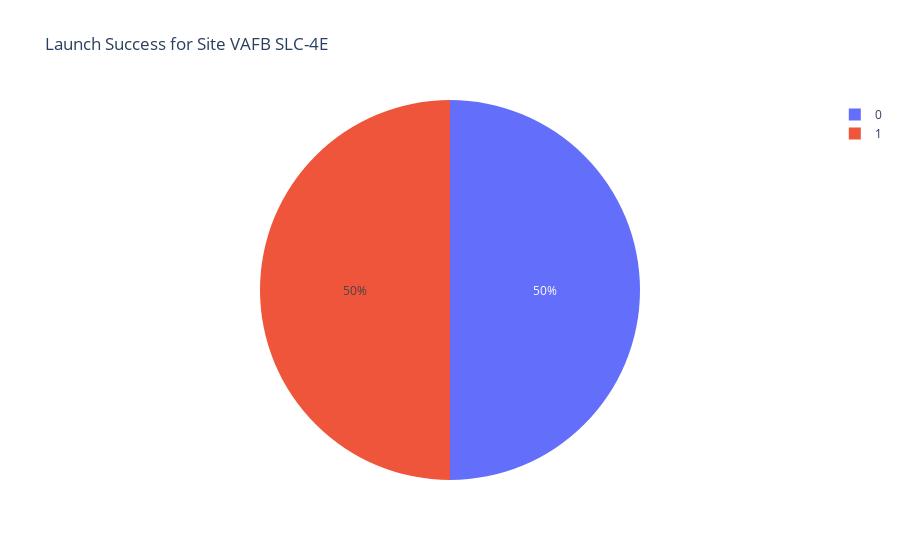

Write notebook code for a chart like this one.
### Code cell
fig = px.pie(pie_df, values='count', names='class', title=f'Launch Success for Site {entered_site}')
fig

### Figure 1 — Plotly figure (JSON) as saved in the notebook; plotly's stock layout.template omitted (floating-point values rounded to 4 significant figures)
{"data": [{"domain": {"x": [0, 1], "y": [0, 1]}, "hovertemplate": "class=%{label}<br>count=%{value}<extra></extra>", "labels": [0, 1], "legendgroup": "", "name": "", "showlegend": true, "type": "pie", "values": [1, 1]}], "layout": {"autosize": true, "legend": {"tracegroupgap": 0}, "title": {"text": "Launch Success for Site VAFB SLC-4E"}}}
